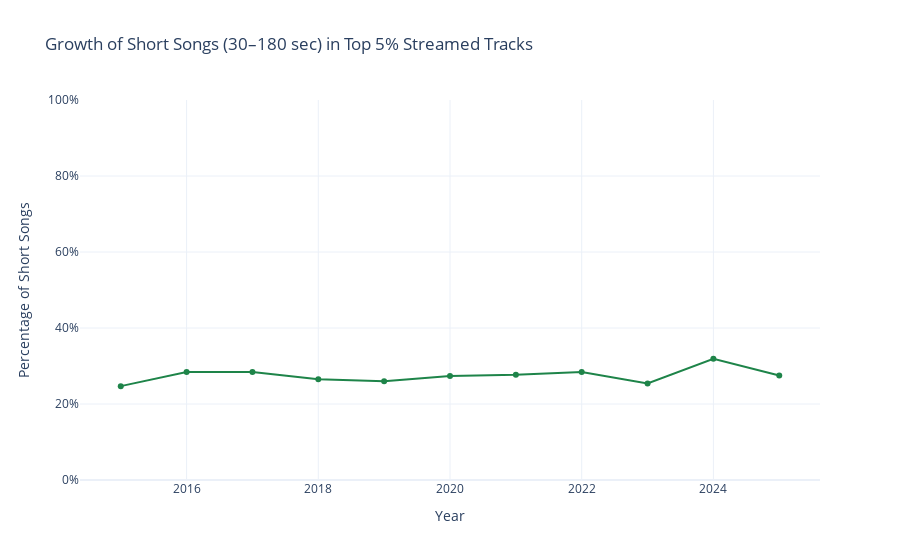
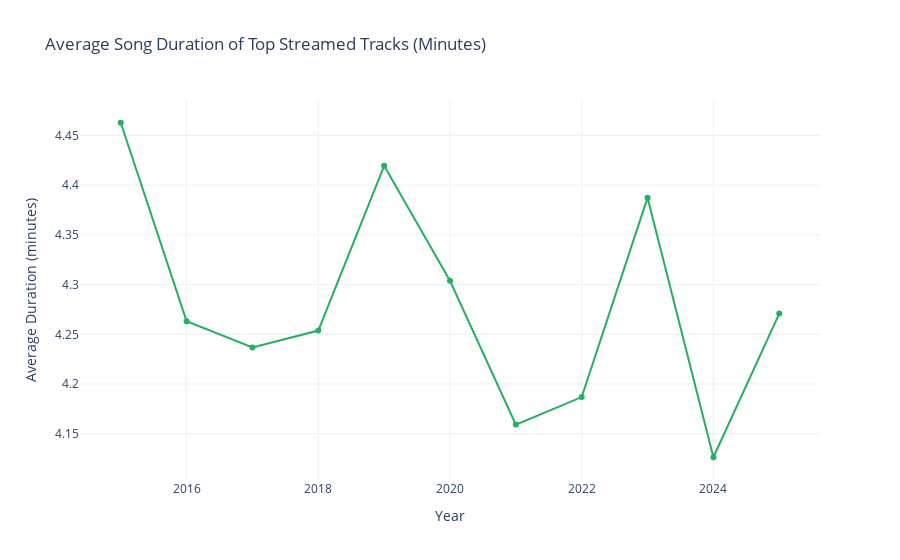

The notebook cell these images were saved under, in order:
### Code cell
df['duration_sec'] = df['duration_ms'] / 1000

df['is_short_song'] = (
    (df['duration_sec'] >= 30) & 
    (df['duration_sec'] <= 180)
).astype(int)
top_streams_yearly = (
    df.groupby('year')
    .apply(lambda x: x[x['stream_count'] >= x['stream_count'].quantile(0.95)])
    .reset_index(drop=True)
)
short_trend = (
    top_streams_yearly
    .groupby('year')['is_short_song']
    .mean()
    .reset_index()
)

short_trend['is_short_song'] = short_trend['is_short_song'].round(3)
fig = px.line(
    short_trend,
    x='year',
    y='is_short_song',
    markers=True,
    title='Growth of Short Songs (30–180 sec) in Top 5% Streamed Tracks',
    color_discrete_sequence=['#1e8449']
)


fig.update_layout(
    yaxis_title='Percentage of Short Songs',
    xaxis_title='Year',
    yaxis_range=[0, 1],
    template='plotly_white'
)

fig.update_yaxes(tickformat=".0%")
fig.show()
avg_duration = (
    top_streams_yearly
    .groupby('year')['duration_sec']
    .mean()
    .reset_index()
)

avg_duration['duration_sec'] /= 60  # minutes

fig2 = px.line(
    avg_duration,
    x='year',
    y='duration_sec',
    markers=True,
    title='Average Song Duration of Top Streamed Tracks (Minutes)',
    color_discrete_sequence=['#27ae60']
)

fig2.update_layout(
    yaxis_title='Average Duration (minutes)',
    xaxis_title='Year',
    template='plotly_white'
)

fig2.show()

### Figure 1 — Plotly figure (JSON) as saved in the notebook; plotly's stock layout.template omitted (floating-point values rounded to 4 significant figures)
{"data": [{"hovertemplate": "year=%{x}<br>is_short_song=%{y}<extra></extra>", "legendgroup": "", "line": {"color": "#1e8449", "dash": "solid"}, "marker": {"symbol": "circle"}, "mode": "lines+markers", "name": "", "orientation": "v", "showlegend": false, "type": "scatter", "x": [2015, 2016, 2017, 2018, 2019, 2020, 2021, 2022, 2023, 2024, 2025], "xaxis": "x", "y": [0.247, 0.284, 0.284, 0.265, 0.26, 0.274, 0.277, 0.284, 0.254, 0.319, 0.275], "yaxis": "y"}], "layout": {"legend": {"tracegroupgap": 0}, "title": {"text": "Growth of Short Songs (30–180 sec) in Top 5% Streamed Tracks"}, "xaxis": {"anchor": "y", "domain": [0, 1], "title": {"text": "Year"}}, "yaxis": {"anchor": "x", "domain": [0, 1], "range": [0, 1], "tickformat": ".0%", "title": {"text": "Percentage of Short Songs"}}}}

### Figure 2 — Plotly figure (JSON) as saved in the notebook; plotly's stock layout.template omitted (floating-point values rounded to 4 significant figures)
{"data": [{"hovertemplate": "year=%{x}<br>duration_sec=%{y}<extra></extra>", "legendgroup": "", "line": {"color": "#27ae60", "dash": "solid"}, "marker": {"symbol": "circle"}, "mode": "lines+markers", "name": "", "orientation": "v", "showlegend": false, "type": "scatter", "x": [2015, 2016, 2017, 2018, 2019, 2020, 2021, 2022, 2023, 2024, 2025], "xaxis": "x", "y": [4.463, 4.263, 4.237, 4.254, 4.42, 4.304, 4.159, 4.187, 4.387, 4.126, 4.271], "yaxis": "y"}], "layout": {"legend": {"tracegroupgap": 0}, "title": {"text": "Average Song Duration of Top Streamed Tracks (Minutes)"}, "xaxis": {"anchor": "y", "domain": [0, 1], "title": {"text": "Year"}}, "yaxis": {"anchor": "x", "domain": [0, 1], "title": {"text": "Average Duration (minutes)"}}}}
